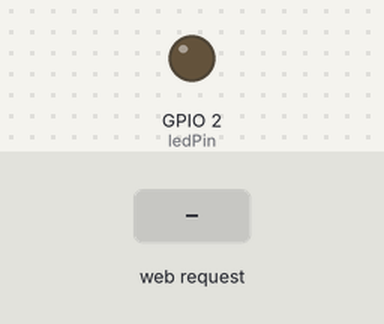
Simulated run of this sketch. Board: ESP32. Shown: output pins drawn as LEDs (lit = HIGH). Inputs (shaded band) come from the test bench. WiFi joins after 1.5 s; servers stay silent unless stated; what the sketch prints to the serial monitor is not drawn.

Above: at 2.7 s.
2.8 s: HTTP request GET /led/on received
At 3.4 s:
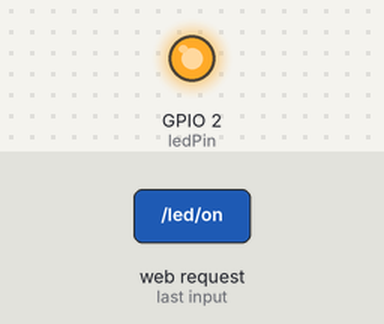
4.3 s: HTTP request GET /led/off received
At 5.7 s:
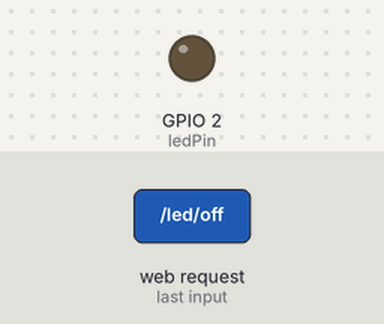
Timing chart, 0 to 7.3 s (numbered marks = the images above; inputs shaded):
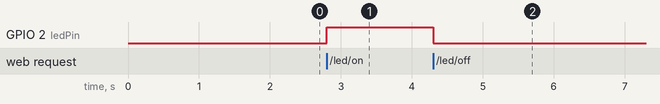

The sketch:

led_control.ino
```cpp
#include <WiFi.h>

const char* ssid = "Ryoiki Tenkai";   // enter your home wifi ssid
const char* password = "L3louch_25C0d3"; // enter your wifi password

WiFiServer server(80);
const int ledPin = 2;

void setup() {
  Serial.begin(115200);
  pinMode(ledPin, OUTPUT);
  digitalWrite(ledPin, LOW);

  WiFi.begin(ssid, password);
  Serial.print("Connecting to WiFi");
  while (WiFi.status() != WL_CONNECTED) {
    delay(500);
    Serial.print(".");
  }
  Serial.println("\nWiFi connected.");
  Serial.print("IP Address: ");
  Serial.println(WiFi.localIP());

  server.begin();
}

void loop() {
  WiFiClient client = server.available();
  if (!client) {
    return;
  }

  String currentLine = "";
  String request = "";
  while (client.connected()) {
    if (client.available()) {
      char c = client.read();
      request += c;
      if (c == '\n') {
        // end of HTTP request line

        // Handle AJAX requests:
        if (request.indexOf("GET /led/on") >= 0) {
          digitalWrite(ledPin, HIGH);
          client.println("HTTP/1.1 200 OK");
          client.println("Content-Type: text/plain");
          client.println("Connection: close");
          client.println();
          client.println("LED ON");
          break;
        }
        else if (request.indexOf("GET /led/off") >= 0) {
          digitalWrite(ledPin, LOW);
          client.println("HTTP/1.1 200 OK");
          client.println("Content-Type: text/plain");
          client.println("Connection: close");
          client.println();
          client.println("LED OFF");
          break;
        }

        // Serve the main page
        if (request.indexOf("GET / ") >= 0) {
          client.println("HTTP/1.1 200 OK");
          client.println("Content-Type: text/html");
          client.println("Connection: close");
          client.println();

          client.println("<!DOCTYPE html><html>");
          client.println("<head><title>ESP32 LED Control</title>");
          client.println("<meta name='viewport' content='width=device-width, initial-scale=1'>");
          client.println("<style>");
          client.println("button {font-size: 24px; padding: 15px; margin: 10px;}");
          client.println("#status {font-size: 20px; margin-top: 20px;}");
          client.println("</style>");
          client.println("</head><body>");
          client.println("<h2>ESP32 LED Control</h2>");
          client.println("<button onclick='ledOn()'>Turn ON</button>");
          client.println("<button onclick='ledOff()'>Turn OFF</button>");
          client.println("<div id='status'>LED Status: <span id='ledState'>Unknown</span></div>");

          client.println("<script>");
          client.println("function ledOn() {");
          client.println("  fetch('/led/on').then(response => response.text()).then(data => {");
          client.println("    document.getElementById('ledState').innerText = data;");
          client.println("  });");
          client.println("}");
          client.println("function ledOff() {");
          client.println("  fetch('/led/off').then(response => response.text()).then(data => {");
          client.println("    document.getElementById('ledState').innerText = data;");
          client.println("  });");
          client.println("}");
          client.println("</script>");

          client.println("</body></html>");
          break;
        }
      }
      if (c == '\n') {
        currentLine = "";
      } else if (c != '\r') {
        currentLine += c;
      }
    }
  }
  delay(1);
  client.stop();
}
```

Measured:
- after the input at 2.8 s, GPIO 2 (ledPin): LOW → HIGH at once
- after the input at 4.3 s, GPIO 2 (ledPin): HIGH → LOW at once
